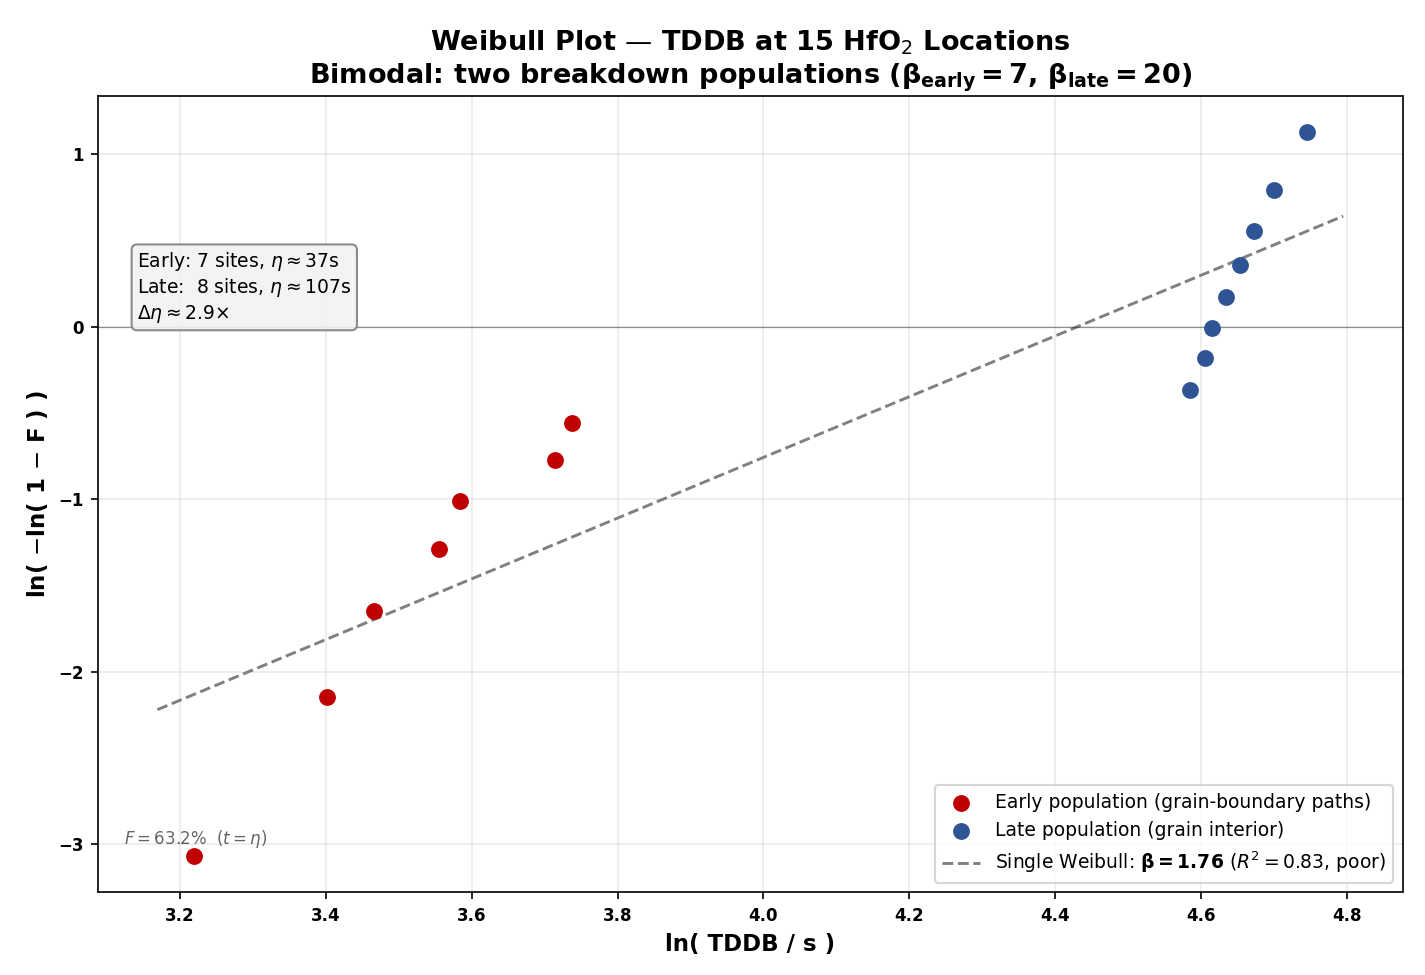

Here is the Python script that generated this plot:
"""
Weibull Plot Analysis of MOSFET TDDB at 15 locations on polycrystalline HfO2
----------------------------------------------------------------------------
Failure-analysis assignment 2 (Dr. Kalya).

Weibull CDF:  F(t) = 1 - exp( -(t/eta)^beta )
Linearised:   ln( -ln(1 - F) ) = beta * ln(t) - beta * ln(eta)
=> plotting ln(-ln(1-F)) vs ln(t) gives a straight line of slope beta (shape)
   and the scale eta is the t at F = 63.2%.

beta is the headline: it measures the SPREAD of breakdown times.
  beta < 1 : infant-mortality / defect-driven (failure rate falls with time)
  beta ~ 1 : random (constant failure rate)
  beta > 1 : wear-out (failure rate rises with time); larger beta = tighter spread.

This dataset is BIMODAL, so a single Weibull is a poor descriptor — that is
itself the physical result (two breakdown populations from the microstructure).

House plot style: Georgia bold titles/axis labels, 8 pt bold ticks, dots s=50.
"""

import os
import numpy as np
import matplotlib.pyplot as plt

SCRIPT_DIR  = os.path.dirname(os.path.abspath(__file__))
FIGURES_DIR = os.path.normpath(os.path.join(SCRIPT_DIR, "../../results/figures"))
os.makedirs(FIGURES_DIR, exist_ok=True)

# ── Dataset: TDDB (s) at 15 dielectric locations ─────────────────────────────
TDDB = np.array([25, 100, 105, 35, 42, 98, 32, 107, 115, 30, 41, 103, 101, 36, 110], float)


def weibull_mle(data):
    """Maximum-likelihood Weibull shape (beta) and scale (eta)."""
    b = 1.0
    for _ in range(200):
        lb = np.log(data)
        S0 = np.sum(data ** b)
        S1 = np.sum(data ** b * lb)
        S2 = np.sum(data ** b * lb * lb)
        f  = S1 / S0 - 1.0 / b - lb.mean()
        df = (S2 * S0 - S1 * S1) / S0 ** 2 + 1.0 / b ** 2
        bn = b - f / df
        if abs(bn - b) < 1e-12:
            b = bn; break
        b = bn
    eta = (np.sum(data ** b) / len(data)) ** (1.0 / b)
    return b, eta


def median_rank_points(data):
    """Return sorted t, plotting positions (x=ln t, y=ln(-ln(1-F))) via Bernard's approx."""
    ts = np.sort(data)
    n = len(ts)
    i = np.arange(1, n + 1)
    F = (i - 0.3) / (n + 0.4)
    return ts, np.log(ts), np.log(-np.log(1 - F)), F


FONT_TITLE = {"family": "Georgia", "weight": "bold", "size": 13}
FONT_LABEL = {"family": "Georgia", "weight": "bold", "size": 11}


def style_ticks(ax):
    for lbl in ax.get_xticklabels() + ax.get_yticklabels():
        lbl.set_fontfamily("Georgia"); lbl.set_fontweight("bold"); lbl.set_fontsize(8)


def main():
    ts, x, y, F = median_rank_points(TDDB)

    # single-population fit (least squares on the linearised plot)
    beta_lsq, c = np.polyfit(x, y, 1)
    eta_lsq = np.exp(-c / beta_lsq)
    yhat = beta_lsq * x + c
    r2 = 1.0 - np.sum((y - yhat) ** 2) / np.sum((y - y.mean()) ** 2)
    beta_mle, eta_mle = weibull_mle(ts)

    # bimodal split at the visible gap (42 s | 98 s)
    low  = ts[ts < 70]
    high = ts[ts >= 70]
    bL, eL = weibull_mle(low)
    bH, eH = weibull_mle(high)

    print("=== Weibull fit ===")
    print(f"Single (LSQ): beta={beta_lsq:.2f}  eta={eta_lsq:.1f}s  R^2={r2:.3f}")
    print(f"Single (MLE): beta={beta_mle:.2f}  eta={eta_mle:.1f}s")
    print(f"LOW  cluster (n={len(low)}):  beta={bL:.1f}  eta={eL:.1f}s")
    print(f"HIGH cluster (n={len(high)}): beta={bH:.1f}  eta={eH:.1f}s")

    fig, ax = plt.subplots(figsize=(9.5, 6.5))

    # colour points by cluster to make the two populations obvious
    is_low = ts < 70
    ax.scatter(x[is_low],  y[is_low],  s=50, color="#C00000", zorder=3,
               label="Early population (grain-boundary paths)")
    ax.scatter(x[~is_low], y[~is_low], s=50, color="#2F5496", zorder=3,
               label="Late population (grain interior)")

    # single-population fit line
    xl = np.linspace(x.min() - 0.05, x.max() + 0.05, 100)
    ax.plot(xl, beta_lsq * xl + c, color="grey", linewidth=1.4, linestyle="--",
            label=r"Single Weibull: $\bf{\beta=%.2f}$ ($R^2=%.2f$, poor)" % (beta_lsq, r2))

    # annotate the gap
    ax.axhline(0, color="black", linewidth=0.6, alpha=0.4)  # F = 63.2% line
    ax.text(0.02, 0.06, r"$F = 63.2\%$  ($t=\eta$)", transform=ax.transAxes,
            family="Georgia", fontsize=8, color="black", alpha=0.6)

    ax.set_xlabel(r"ln( TDDB / s )", fontdict=FONT_LABEL)
    ax.set_ylabel(r"ln( $-$ln( 1 $-$ F ) )", fontdict=FONT_LABEL)
    ax.set_title(
        "Weibull Plot — TDDB at 15 HfO" + r"$_2$" + " Locations\n" +
        r"Bimodal: two breakdown populations ($\bf{\beta_{early}=%.0f}$, $\bf{\beta_{late}=%.0f}$)"
        % (bL, bH),
        fontdict=FONT_TITLE)
    ax.grid(True, alpha=0.25)
    ax.legend(prop={"family": "Georgia", "size": 9}, loc="lower right")
    style_ticks(ax)

    # annotation box with the story
    txt = (f"Early: {len(low)} sites, "
           r"$\eta\approx$" + f"{eL:.0f}s\n"
           f"Late:  {len(high)} sites, "
           r"$\eta\approx$" + f"{eH:.0f}s\n"
           r"$\Delta\eta\approx$" + f"{eH/eL:.1f}" + r"$\times$")
    ax.text(0.03, 0.72, txt, transform=ax.transAxes, family="Georgia", fontsize=9,
            bbox=dict(boxstyle="round", facecolor="#F2F2F2", edgecolor="grey", alpha=0.9))

    plt.tight_layout()
    out = os.path.join(FIGURES_DIR, "weibull_tddb.png")
    plt.savefig(out, dpi=150)
    plt.show()
    print("Saved:", out)


if __name__ == "__main__":
    main()
